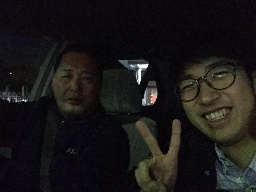
#> input picture docs/images/hitchhike-00005-thumb.jpg, 256 x 192 px; its folder holds 4 pictures in this run
$ python resize.py
#> lines starting #> are read from the running program, lines starting #| are printed output that depends on the picture
# -*- coding: utf-8 -*-
import cv2
import os
from pathlib import Path

images_path = '.'
for f in Path(images_path).rglob('*.jpg'):
    print(f.name)

    img = cv2.imread(f.name)
#> img is the input picture: shape (192, 256, 3); mean B, G, R 23.2, 23.6, 25.7
    print('original size:', img.shape, img.shape[0])
#| original size: (192, 256, 3) 192
    size = os.path.getsize(f.name)

    if (size > 100000):
        scaled = cv2.resize(img, dsize=(int(img.shape[1] / 8), int(img.shape[0] / 8)))
        print('{} -> {}'.format(img.shape, scaled.shape))
        cv2.imwrite(f.stem + '-thumb.jpg', scaled)
    else:
        scaled = cv2.resize(img, dsize=(int(img.shape[1] / 4), int(img.shape[0] / 4)))
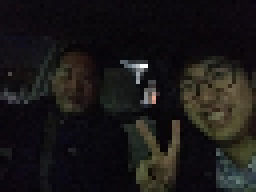
#> scaled: shape (48, 64, 3) (shown 4 times larger); mean B, G, R 23.2, 23.6, 25.7
        print('{} -> {}'.format(img.shape, scaled.shape))
#| (192, 256, 3) -> (48, 64, 3)
        cv2.imwrite(f.stem + '-thumb.jpg', scaled)
#> pass 2 of the loop `for f in Path(images_path).rglob('*.jpg'):`:
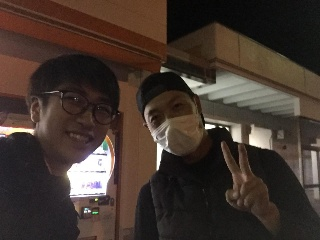
#> input picture docs/images/hitchhike-00008-thumb.jpg, 320 x 240 px
#> img is the input picture: shape (240, 320, 3); mean B, G, R 46.3, 54, 67
#| original size: (240, 320, 3) 240
#> `scaled = cv2.resize(img, dsize=(int(img.shape[1] / 4), int(img.shape[0..`:
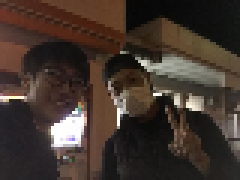
#> scaled: shape (60, 80, 3) (shown 3 times larger); mean B, G, R 46.4, 54.1, 67.1
#| (240, 320, 3) -> (60, 80, 3)
#> pass 3 of the loop `for f in Path(images_path).rglob('*.jpg'):`:
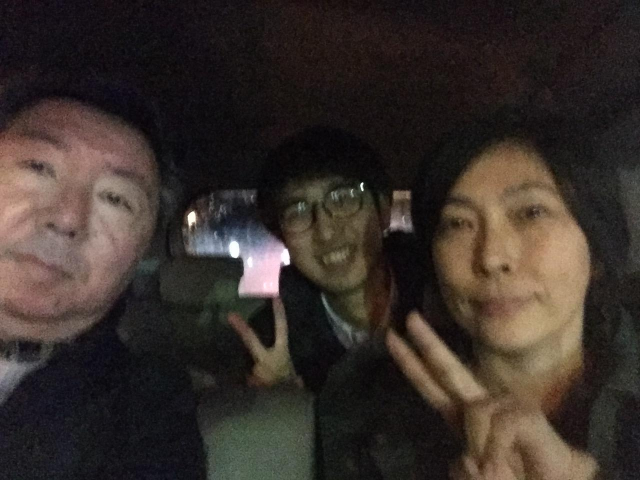
#> input picture docs/images/hitchhike-00010.jpg, 1280 x 960 px (shown at 1/2 size)
#> img is the input picture: shape (960, 1280, 3); mean B, G, R 42.7, 47.7, 56.6
#| original size: (960, 1280, 3) 960
#> `scaled = cv2.resize(img, dsize=(int(img.shape[1] / 8), int(img.shape[0..`:
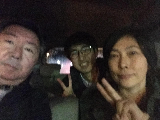
#> scaled: shape (120, 160, 3); mean B, G, R 42.8, 47.8, 56.7
#| (960, 1280, 3) -> (120, 160, 3)
#> the loop made 4 passes; the first 3 are shown
